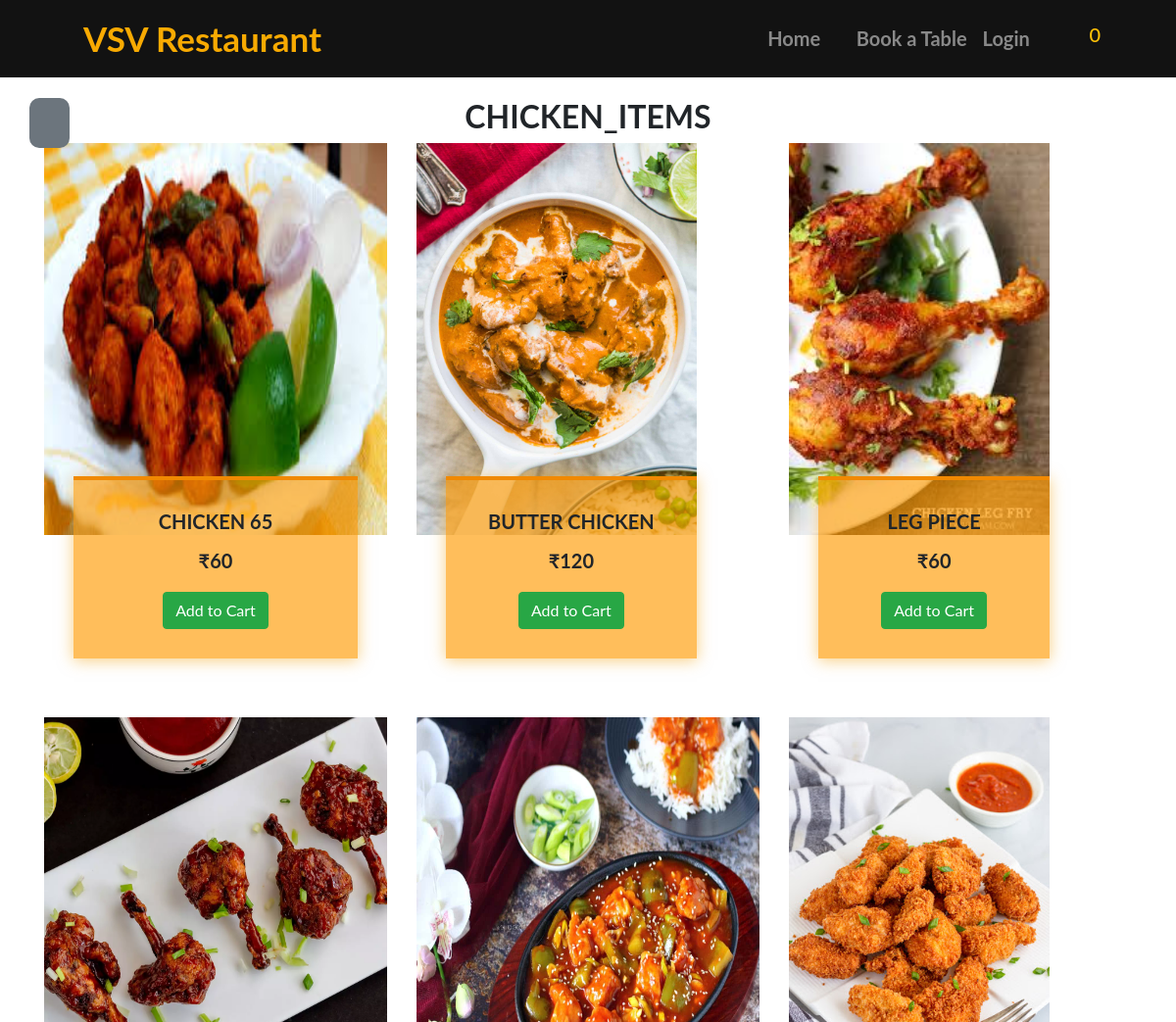
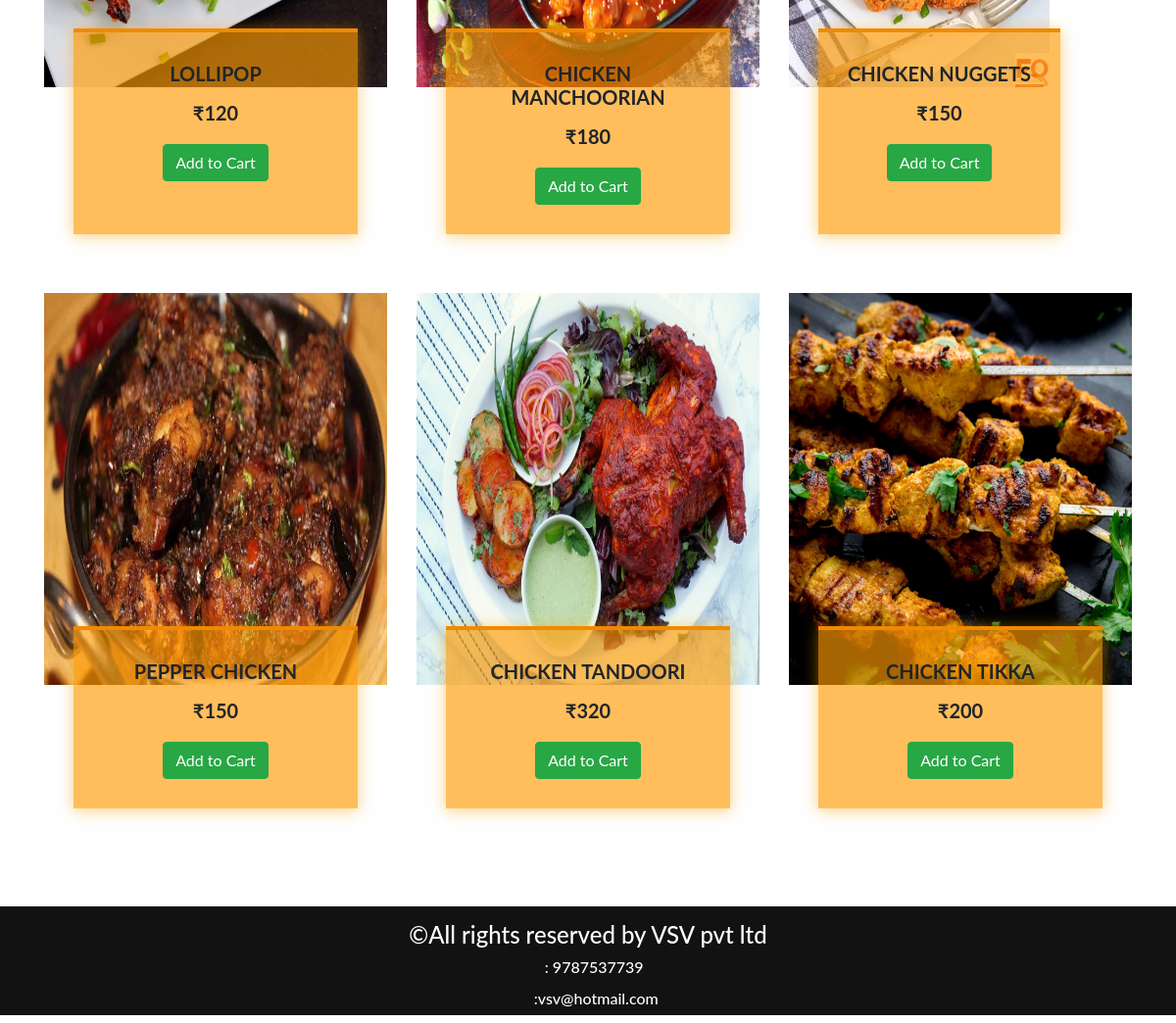
Page /menu.php?tn=chicken_items on the committed database (2 pictures, top to bottom).
### tables this page shows
CREATE TABLE `chicken_items` (
  `product_id` int(5) NOT NULL,
  `product_name` varchar(20) NOT NULL,
  `product_price` float NOT NULL,
  `product_img` varchar(30) NOT NULL
);

### include/menu-inc.php (the view, shortened to what this page needs)
<?php
	function component($product_name,$product_price,$product_img,$product_id,$tablename){
		$prod='
				<div class="col-md-4 d-flex align-items-stretch">
						<div class="card">
							<div class="card-img ">
								<img src='.$product_img.' alt="'.$product_name.'">
							</div>
							<div class="card-body ">
								<h5 class="card-title">
									<p>'.$product_name.'</p>
									<span class="price">&#8377;'.$product_price.'</span>
								</h5>
								<form action="menu.php" method="get">
									<center><input type="submit" name="add" class=" cart btn btn-success" value="Add to Cart"></center>
									<input type="hidden" name="product_id" value="'.$product_id.'">
									<input type="hidden" name="tn" value="'.$tablename.'">
								</form>
							</div>
						</div>
				</div>
		';
		echo $prod;
	}
	function getData($tablename)
	{
		require 'dbc.php';
		$sql="SELECT * FROM ".$tablename.";";
		$result=mysqli_query($conn,$sql);
		if(mysqli_num_rows($result)>0)
		{
			return $result;
		}
	}

### menu.php (shortened to what this page needs)
<?php
	require_once("include/menu-inc.php");
	$tablename=$_GET["tn"];
?>
<!DOCTYPE html>
<html>
<head>
	<link rel="stylesheet" type="text/css" href="css/all.css">
	<link rel="stylesheet" type="text/css" href="css/bootstrap.min.css">
	<link rel="stylesheet" type="text/css" href="css/main.css">
<body>
	<?php
		require_once("header.php");
	?>
    <a href="index.php#menu" id="myBtn1" class="btn btn-sm btn-secondary tooltip-test" title="Back to Categories">
      <span class="fa fa-arrow-left"></span>
    </a>
	<section  class="menu" style="padding-top: 100px;">
		<div class="container">
			<div class="menu-title">
				<h2 class="text-center font-weight-bold"><?php echo $tablename?></h2>
			</div>
			<div class="row">
				<?php
					$res=getData($tablename);
					while($row=mysqli_fetch_assoc($res))
					{
						component($row["product_name"],$row["product_price"],$row["product_img"],$row["product_id"],$tablename);
					}
				?>
			</div>
		</div>
	</section>
</body>
</body>
</html>

### header.php (shortened to what this page needs)
<nav class="navbar navbar-expand-lg navbar-dark  main-navbar bg-color fixed-top" id="main-navbar">
	<div class="container">
	  <a class="navbar-brand" href="index.php">VSV Restaurant</a>
	    <div class="collapse navbar-collapse" id="navbar">
		    <ul class="navbar-nav ml-auto">
		      <li class="nav-item ">
		        <a href="index.php" class="nav-link"><i class="fas fa-home"></i> Home</a></li>
		      <li class="nav-item">
		        <a href="index.php#book" class="nav-link"><i class="fas fa-book"></i> Book a Table</a></li>
		      	<?php
					if(isset($_SESSION['uid']))
					{
						echo ' <li class="nav-item"><a href="include/logout-inc.php" class="nav-link"><i class="fas fa-power"></i>'.$_SESSION['uname'].'(Logout)</a></li>';
					}
					else
					{
						echo ' <li class="nav-item"><a href="login.php" class="nav-link">Login</a></li>';
					}
				?>
			</ul>
		</div>
		<div class="nav-item">
	        <a href="cart.php" class="nav-item nav-link ">
	        	<h5 class="px-3 cart"><i class="fas fa-shopping-cart"></i>
	        		<?php
	        			if(isset($_SESSION['cart']))
	        			{
	        				$count=count($_SESSION['cart']);
	        				echo '<span id="cart_count" class="text-warning 1">'.$count.'</span>';
	        			}
	        			else
	        			{
	        				echo '<span id="cart_count" class="text-warning 2">0</span>';
	        			}
	        		 ?>
	        	</h5>
	        </a>
	    </div>
	</div>
</nav>

### css/all.css (style rules this page uses)
.fa, .fas, .far, .fal, .fad, .fab { -moz-osx-font-smoothing: grayscale; -webkit-font-smoothing: antialiased; display: inline-block; font-style: normal; font-variant: normal; text-rendering: auto; line-height: 1; }
.fa-arrow-left:before { content: "\f060"; }
.fa-book:before { content: "\f02d"; }
.fa-envelope:before { content: "\f0e0"; }
.fa-home:before { content: "\f015"; }
.fa-phone:before { content: "\f095"; }
.fa-shopping-cart:before { content: "\f07a"; }
.fa, .fas { font-family: 'Font Awesome 5 Free'; font-weight: 900; }

### css/main.css (style rules this page uses)
body { font-family: 'Lato', sans-serif; }
#myBtn1 { display: block; position: fixed; top: 100px; left: 30px; z-index: 99; border: none; outline: none; color: white; cursor: pointer; padding: 15px; border-radius: 10px; }
.bg-color { background:#0f0f0ffb; }
.navbar-brand { color: #f8aa02!important; font-weight: bold; font-size: 35px!important; }
.nav-link { font-weight: bold!important; color: #f8aa02; font-size: 20px; }
#cart_count { text-align: center; padding: 0; border-radius: 1px; }
.menu { padding-bottom: 40px; }
.menu .menu-title { text-transform: uppercase; }
.menu .card { border:0; padding: 0 30px; margin-bottom: 60px; position: relative; background: transparent; }
.menu .card-img { width: calc(100% + 60px); margin-left: -30px; overflow: hidden; z-index: 9; border-radius: 0; }
.menu .card-img img { max-width: 100%; height:400px; transition: all 0.3s ease-in-out; }
.menu .card-body { z-index: 10; background: #ff9b04a6; border-top: 4px solid #f08902; padding: 30px; box-shadow: 0px 2px 15px rgba(241,159,5,0.5); margin-top: -60px; transition: 0.3s; }
.menu .card-title { font-weight: bold; text-align: center; text-transform:uppercase; margin-bottom: 20px; }
.main-footer { left: 0; bottom: 0; width: 100%; color: white; padding-top: 15px; }
.main-footer p,a { padding: 10px; padding-left: 40px; }
.t-color { color:white; }

### rows in the picture
chicken_items: shows a picture, product_name "CHICKEN 65", product_price "60"
chicken_items: shows a picture, product_name "BUTTER CHICKEN", product_price "120"
chicken_items: shows a picture, product_name "LEG PIECE", product_price "60"
chicken_items: shows a picture, product_name "LOLLIPOP", product_price "120"
chicken_items: shows a picture, product_name "CHICKEN MANCHOORIAN", product_price "180"
chicken_items: shows a picture, product_name "CHICKEN NUGGETS", product_price "150"
chicken_items: shows a picture, product_name "PEPPER CHICKEN", product_price "150"
chicken_items: shows a picture, product_name "CHICKEN TANDOORI", product_price "320"
chicken_items: shows a picture, product_name "CHICKEN TIKKA", product_price "200"

### other values in the picture
$tablename "CHICKEN_ITEMS"
